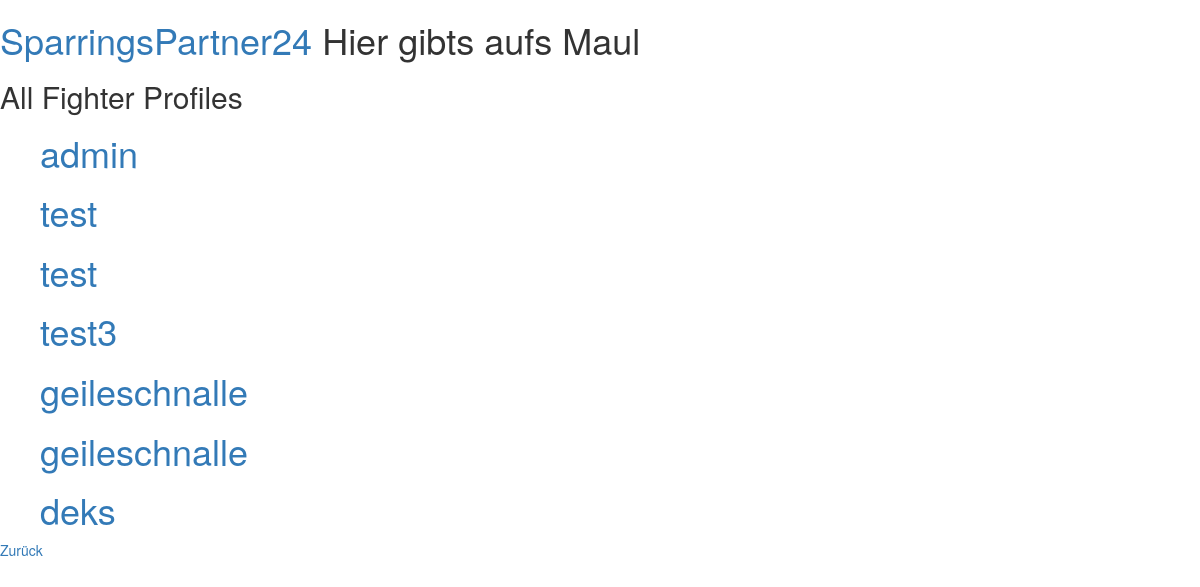
Before: /SparringsPartner24/get_all_fighters/ (signed in) with the older database file.
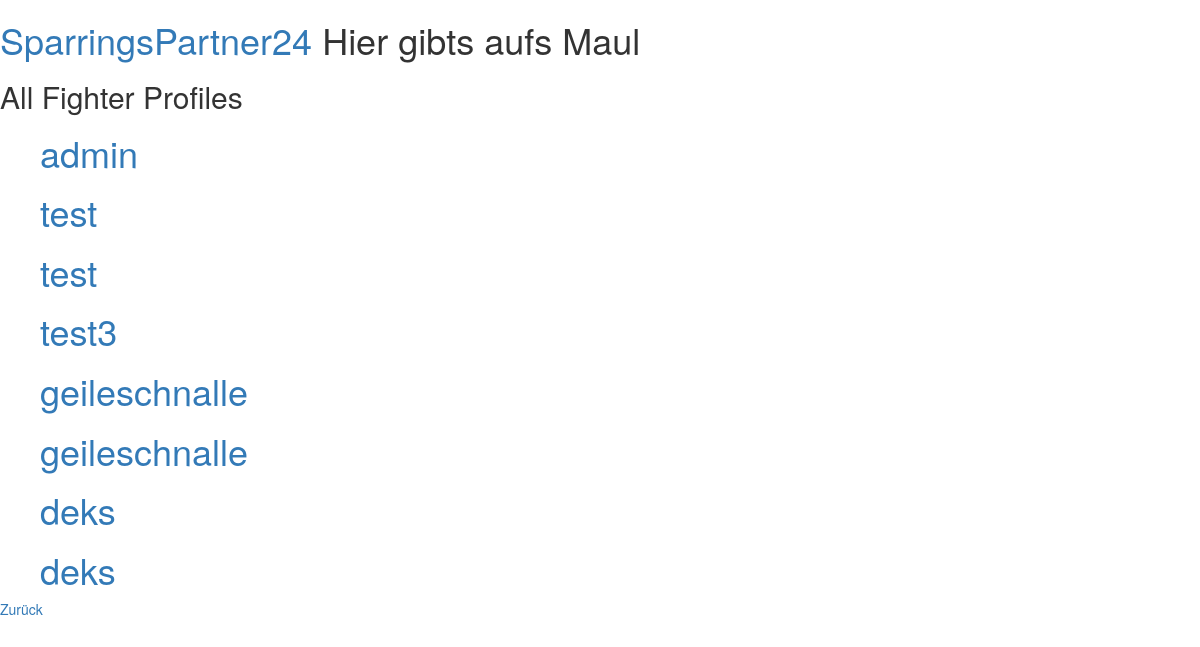
After: the same page with the newer database file.
### SparringsPartner24/models.py (models this page shows, shortened)
class FighterProfile(models.Model):
    userprofile = models.ForeignKey(settings.AUTH_USER_MODEL, on_delete=models.CASCADE)
    description = models.CharField(max_length = 400, blank = True, null = True)
    birthday = models.DateField(blank=True, null=True)
    experience_years = models.IntegerField(blank = True, null = True)
    location = models.CharField(max_length=200, blank=True, null=True)
    weight = models.IntegerField(blank=True, null=True)
    martial_art = models.CharField(max_length=200, blank=True, null=True)
    gym = models.CharField(max_length=300, blank=True, null=True)
    trainer = models.CharField(max_length=200, blank=True, null=True)
    fight_record = models.IntegerField(blank=True, null=True)

class UserProfile(AbstractUser):
    phone_number = models.IntegerField(blank=True, null=True)

### SparringsPartner24/views.py (the view)
# urls.py: path('get_all_fighters/', views.get_all_fighters, name = 'get_all_fighters')
@login_required
def get_all_fighters(request):
    result_list = FighterProfile.objects.all()
    return render(request, 'SparringsPartner24/show_all_fighters.html', {'result_list': result_list})

### SparringsPartner24/templates/SparringsPartner24/show_all_fighters.html
{% extends 'base.html' %}
{% block content %}
<h2> All Fighter Profiles </h2>
<ul>
{% for result in result_list %}
    <h1><a href="{% url 'SparringsPartner24:fighter_profile' result.userprofile.id %}"> {{ result.userprofile.username }}</a></h1>
{% endfor %}
</ul>
<a href="{% url 'SparringsPartner24:index' %}">Zurück</a>
{% endblock %}

Changed rows visible on the page:
added FighterProfile: userprofile.username "deks"
